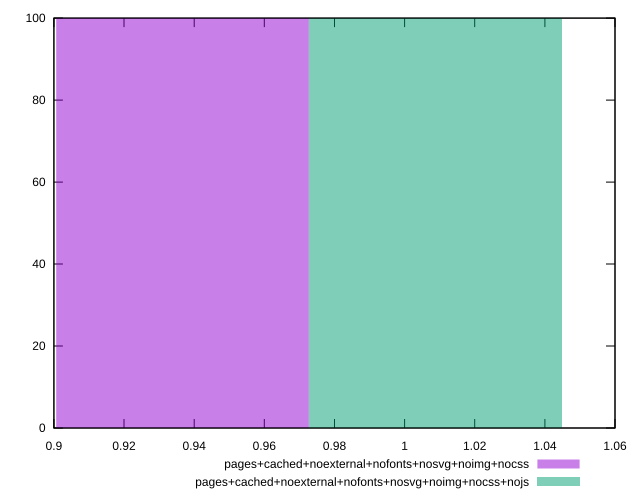

Here is the gnuplot script that generated this plot:
reset
set terminal svg size 640, 500 enhanced background rgb 'white'
set output "report_00007_2020-12-11T15:55:29.892Z/meta/score/comparison/histogram/12_vs_13.svg"

$pagesCachedNoexternalNofontsNosvgNoimgNocss <<EOF
0.9171909393147459 100
EOF

$pagesCachedNoexternalNofontsNosvgNoimgNocssNojs <<EOF
0.9877440884928034 100
EOF

set key outside below
set boxwidth 0.07055314917805738
set yrange [0:100]
set style fill transparent solid 0.5 noborder

plot \
  $pagesCachedNoexternalNofontsNosvgNoimgNocss title "pages+cached+noexternal+nofonts+nosvg+noimg+nocss" with boxes, \
  $pagesCachedNoexternalNofontsNosvgNoimgNocssNojs title "pages+cached+noexternal+nofonts+nosvg+noimg+nocss+nojs" with boxes, \


reset
